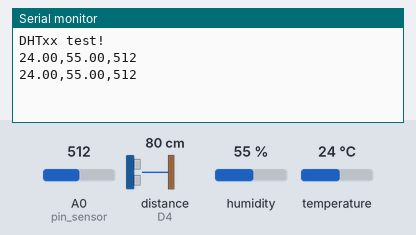
Simulated run of this sketch. Board: ESP8266 (NodeMCU). Parts: the last lines printed to the serial monitor. Wiring (inferred from the names in the program): ultrasonic range finder: trigger D3; echo D4. The test bench sets the inputs (shaded band); at power-on: humidity 55 %, A0 (pin_sensor) = 512, temperature 24 °C, distance to the obstacle (sensor on D4) 80 cm. The echo pulse lasts 58.3 µs per cm.

Above: at 4.8 s.
4.9 s: humidity set to 22 %
At 6.5 s:
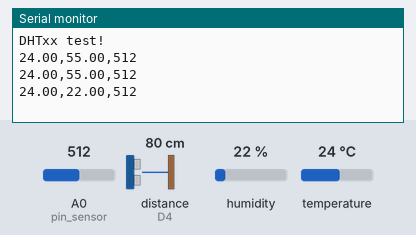
7.9 s: A0 (pin_sensor) set to 716
At 8.5 s:
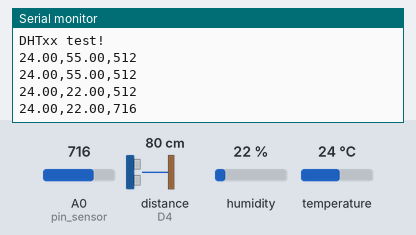
10.9 s: temperature set to 12 °C
At 13.5 s:
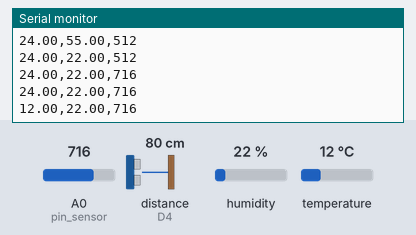
13.9 s: A0 (pin_sensor) set to 992
At 15.4 s:
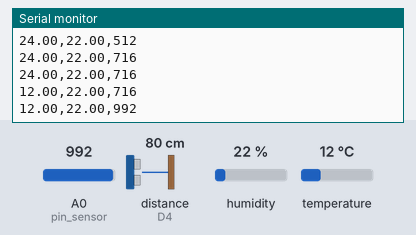
16.9 s: humidity set to 40 %
At 19.2 s:
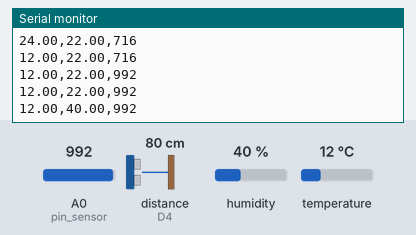
Timing chart, 0 to 20.7 s (numbered marks = the images above; inputs shaded):
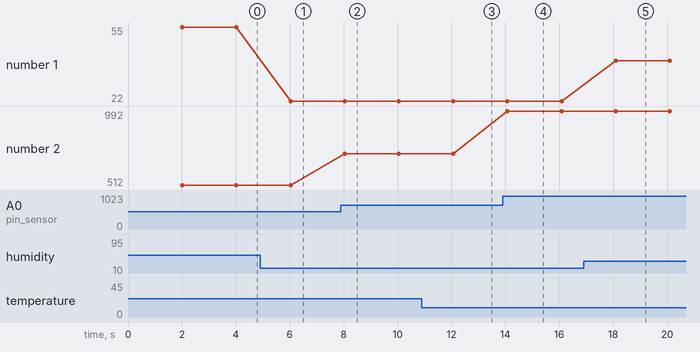

Measured:
- after the input at 4.9 s, the serial monitor: prints a new line after 1.1 s (image 1)
- after the input at 7.9 s, the serial monitor: prints a new line after 0.14 s (image 2)
- after the input at 10.9 s, the serial monitor: prints a new line after 1.2 s (image 3)
- after the input at 13.9 s, the serial monitor: prints a new line after 0.17 s (image 4)
- after the input at 16.9 s, the serial monitor: prints a new line after 1.2 s (image 5)
- plotted number 1: 55 → 22 after the input at 4.9 s, 22 → 40 after the input at 16.9 s
- plotted number 2: 512 → 716 after the input at 7.9 s, 716 → 992 after the input at 13.9 s

The sketch:

project_-_th.ino
```cpp
//==================
// board: esp8266 -> nodemcu 1.0
//==================

#include "DHT.h"
#define DHTPIN D2

// Uncomment whatever type you're using!
//#define DHTTYPE DHT11   // DHT 11
#define DHTTYPE DHT22   // DHT 22  (AM2302), AM2321
//#define DHTTYPE DHT21   // DHT 21 (AM2301)

DHT dht(DHTPIN, DHTTYPE);

// Ultrasonic
const int TRIG_PIN = D3;
const int ECHO_PIN = D4;

// Distance Sensor
int pin_sensor = A0;
int distance = 0;

// Offset
float tempOffset = 0;
float humiOffset = 0;

void setup() {
  Serial.begin(9600);
  Serial.println(F("DHTxx test!"));

  // init ultrasonic
  pinMode(TRIG_PIN, OUTPUT);
  pinMode(ECHO_PIN, INPUT);

  // init distance
  pinMode(pin_sensor, INPUT);

  dht.begin();
}

void loop() {
  // Wait a few seconds between measurements.
  delay(2000);

  // Reading temperature or humidity takes about 250 milliseconds!
  // Sensor readings may also be up to 2 seconds 'old' (its a very slow sensor)
  float h = dht.readHumidity();
  // Read temperature as Celsius (the default)
  float t = dht.readTemperature();
  // Read temperature as Fahrenheit (isFahrenheit = true)
  float f = dht.readTemperature(true);

  // Check if any reads failed and exit early (to try again).
  if (isnan(h) || isnan(t) || isnan(f)) {
    Serial.println(F("Failed to read from DHT sensor!"));
    return;
  }

  // Compute heat index in Fahrenheit (the default)
  float hif = dht.computeHeatIndex(f, h);
  // Compute heat index in Celsius (isFahreheit = false)
  float hic = dht.computeHeatIndex(t, h, false);

  // Read Ultrasonic
  long duration, distanceCm, distanceIn;
  digitalWrite(TRIG_PIN, LOW);
  delayMicroseconds(2);
  digitalWrite(TRIG_PIN, HIGH);
  delayMicroseconds(10);
  digitalWrite(TRIG_PIN, LOW);
  duration = pulseIn(ECHO_PIN,HIGH);
  distanceCm = duration / 29.1 / 2 ;
  distanceIn = duration / 74 / 2;

  // Read Distance
  distance = analogRead(pin_sensor);

  // offset
  t = t + tempOffset;
  h = h + humiOffset;

  // output
  Serial.println(String(t) + "," + String(h) + "," + String(distance));
}
```
